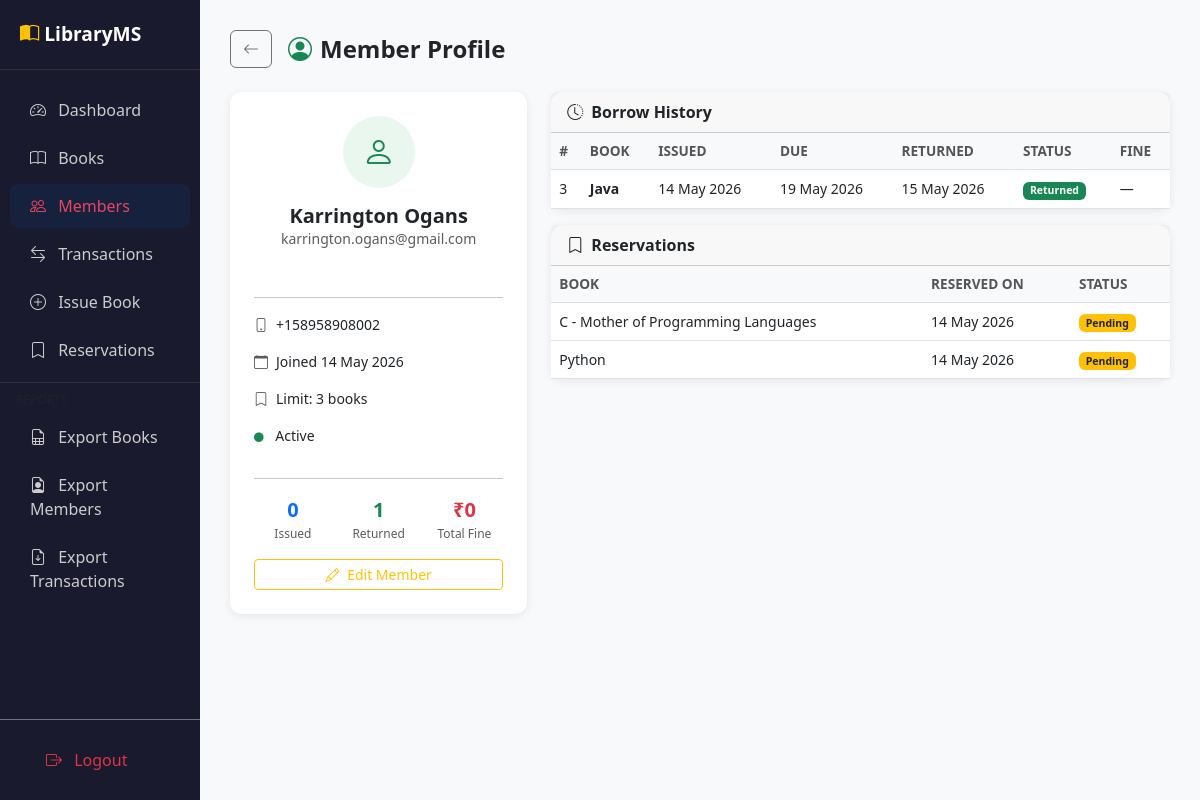
Page /members/profile/2 (signed in) on the committed database.
### app/models.py (models this page shows, shortened)
class Member(db.Model):
    __tablename__ = 'members'
    id = db.Column(db.Integer, primary_key=True)
    name = db.Column(db.String(100), nullable=False)
    email = db.Column(db.String(120), unique=True, nullable=False)
    phone = db.Column(db.String(15))
    membership_date = db.Column(db.DateTime, default=datetime.utcnow)
    is_active = db.Column(db.Boolean, default=True)
    max_books = db.Column(db.Integer, default=3)  # M2: borrowing limit
    transactions = db.relationship('Transaction', backref='member', lazy=True)
    reservations = db.relationship('Reservation', backref='member', lazy=True)
    def currently_issued_count(self):
        return Transaction.query.filter_by(member_id=self.id).filter(
            Transaction.status.in_(['issued', 'overdue'])
        ).count()
    def total_fine(self):
        return sum(t.fine() for t in self.transactions if t.status in ('overdue', 'returned'))

class Transaction(db.Model):
    __tablename__ = 'transactions'
    id = db.Column(db.Integer, primary_key=True)
    book_id = db.Column(db.Integer, db.ForeignKey('books.id'), nullable=False)
    member_id = db.Column(db.Integer, db.ForeignKey('members.id'), nullable=False)
    issue_date = db.Column(db.DateTime, default=datetime.utcnow)
    due_date = db.Column(db.DateTime, nullable=False)
    return_date = db.Column(db.DateTime, nullable=True)
    status = db.Column(db.String(20), default='issued')  # issued / returned / overdue
    def fine(self):
        ref_date = self.return_date if self.return_date else datetime.utcnow()
        if ref_date > self.due_date:
            overdue_days = (ref_date - self.due_date).days
            return round(overdue_days * FINE_PER_DAY, 2)
        return 0.0

class Book(db.Model):
    __tablename__ = 'books'
    id = db.Column(db.Integer, primary_key=True)
    title = db.Column(db.String(200), nullable=False)
    author = db.Column(db.String(100), nullable=False)
    genre = db.Column(db.String(50))
    isbn = db.Column(db.String(20), unique=True)
    total_copies = db.Column(db.Integer, default=1)
    available_copies = db.Column(db.Integer, default=1)
    cover_image = db.Column(db.String(200), nullable=True)
    added_date = db.Column(db.DateTime, default=datetime.utcnow)
    transactions = db.relationship('Transaction', backref='book', lazy=True)
    reservations = db.relationship('Reservation', backref='book', lazy=True)

class Reservation(db.Model):
    __tablename__ = 'reservations'
    id = db.Column(db.Integer, primary_key=True)
    book_id = db.Column(db.Integer, db.ForeignKey('books.id'), nullable=False)
    member_id = db.Column(db.Integer, db.ForeignKey('members.id'), nullable=False)
    reserved_date = db.Column(db.DateTime, default=datetime.utcnow)
    status = db.Column(db.String(20), default='pending')  # pending / fulfilled / cancelled

### app/routes/members.py (the view)
@members_bp.route('/profile/<int:member_id>')
@login_required
def profile(member_id):
    member = Member.query.get_or_404(member_id)
    transactions = Transaction.query.filter_by(member_id=member_id).order_by(Transaction.issue_date.desc()).all()
    reservations = Reservation.query.filter_by(member_id=member_id).order_by(Reservation.reserved_date.desc()).all()
    active_count = member.currently_issued_count()
    total_fine = member.total_fine()
    return render_template('members/profile.html', member=member,
                           transactions=transactions, reservations=reservations,
                           active_count=active_count, total_fine=total_fine)

### app/models.py (called while the page is built)
@login_manager.user_loader
def load_user(user_id):
    return Admin.query.get(int(user_id))

### app/templates/members/profile.html (shortened to what this page needs)
{% extends 'base.html' %}
{% block content %}
<div class="d-flex align-items-center mb-4">
    <a href="{{ url_for('members.index') }}" class="btn btn-outline-secondary me-3"><i class="bi bi-arrow-left"></i></a>
    <h4 class="fw-bold mb-0"><i class="bi bi-person-circle text-success me-2"></i>Member Profile</h4>
</div>
<div class="row g-4 mb-4">
    <div class="col-md-4">
        <div class="card p-4 h-100">
            <div class="text-center mb-3">
                <div style="width:72px;height:72px;background:#e9f7ef;border-radius:50%;display:flex;align-items:center;justify-content:center;margin:0 auto">
                    <i class="bi bi-person fs-2 text-success"></i>
                </div>
                <h5 class="fw-bold mt-3 mb-0">{{ member.name }}</h5>
                <p class="text-muted small">{{ member.email }}</p>
            </div>
            <hr>
            <div class="small">
                <p><i class="bi bi-phone me-2 text-muted"></i>{{ member.phone or 'N/A' }}</p>
                <p><i class="bi bi-calendar me-2 text-muted"></i>Joined {{ member.membership_date.strftime('%d %b %Y') }}</p>
                <p><i class="bi bi-bookmark me-2 text-muted"></i>Limit: {{ member.max_books }} books</p>
                <p>
                    <i class="bi bi-circle-fill me-2 {% if member.is_active %}text-success{% else %}text-secondary{% endif %}" style="font-size:0.6rem"></i>
                    {{ 'Active' if member.is_active else 'Inactive' }}
                </p>
            </div>
            <hr>
            <div class="row text-center g-2">
                <div class="col-4">
                    <div class="fw-bold text-primary fs-5">{{ active_count }}</div>
                    <div class="text-muted" style="font-size:0.75rem">Issued</div>
                </div>
                <div class="col-4">
                    <div class="fw-bold text-success fs-5">{{ transactions|selectattr('status','eq','returned')|list|length }}</div>
                    <div class="text-muted" style="font-size:0.75rem">Returned</div>
                </div>
                <div class="col-4">
                    <div class="fw-bold text-danger fs-5">₹{{ '%.0f'|format(total_fine) }}</div>
                    <div class="text-muted" style="font-size:0.75rem">Total Fine</div>
                </div>
            </div>
            <div class="mt-3">
                <a href="{{ url_for('members.edit', member_id=member.id) }}" class="btn btn-outline-warning btn-sm w-100">
                    <i class="bi bi-pencil me-1"></i> Edit Member
                </a>
            </div>
        </div>
    </div>
    <div class="col-md-8">
        <div class="card mb-3">
            <div class="card-header fw-semibold"><i class="bi bi-clock-history me-2"></i>Borrow History</div>
            <div class="card-body p-0">
                <table class="table table-hover mb-0 small">
                    <thead class="table-light"><tr><th>#</th><th>Book</th><th>Issued</th><th>Due</th><th>Returned</th><th>Status</th><th>Fine</th></tr></thead>
                    <tbody>
                    {% for t in transactions %}
                    <tr>
                        <td>{{ t.id }}</td>
                        <td class="fw-semibold">{{ t.book.title }}</td>
                        <td>{{ t.issue_date.strftime('%d %b %Y') }}</td>
                        <td class="{% if t.status == 'overdue' %}text-danger{% endif %}">{{ t.due_date.strftime('%d %b %Y') }}</td>
                        <td>{{ t.return_date.strftime('%d %b %Y') if t.return_date else '—' }}</td>
                        <td>
                            {% if t.status == 'returned' %}<span class="badge bg-success">Returned</span>
                            {% elif t.status == 'overdue' %}<span class="badge bg-danger">Overdue</span>
                            {% else %}<span class="badge bg-primary">Issued</span>{% endif %}
                        </td>
                        <td>{% if t.fine() > 0 %}<span class="text-danger">₹{{ '%.2f'|format(t.fine()) }}</span>{% else %}—{% endif %}</td>
                    </tr>
                    {% else %}
                    <tr><td colspan="7" class="text-center text-muted py-3">No borrow history.</td></tr>
                    {% endfor %}
                    </tbody>
                </table>
            </div>
        </div>
        {% if reservations %}
        <div class="card">
            <div class="card-header fw-semibold"><i class="bi bi-bookmark me-2"></i>Reservations</div>
            <div class="card-body p-0">
                <table class="table table-hover mb-0 small">
                    <thead class="table-light"><tr><th>Book</th><th>Reserved On</th><th>Status</th></tr></thead>
                    <tbody>
                    {% for r in reservations %}
                    <tr>
                        <td>{{ r.book.title }}</td>
                        <td>{{ r.reserved_date.strftime('%d %b %Y') }}</td>
                        <td>
                            {% if r.status == 'pending' %}<span class="badge bg-warning text-dark">Pending</span>
                            {% elif r.status == 'fulfilled' %}<span class="badge bg-success">Fulfilled</span>
                            {% else %}<span class="badge bg-secondary">Cancelled</span>{% endif %}
                        </td>
                    </tr>
                    {% endfor %}
                    </tbody>
                </table>
            </div>
        </div>
        {% endif %}
    </div>
</div>
{% endblock %}

### app/templates/base.html (style rules this page uses)
body { background-color: #f8f9fa; }
.card { border: none; border-radius: 12px; box-shadow: 0 2px 10px rgba(0,0,0,0.08); }
.table th { font-weight: 600; color: #555; font-size: 0.85rem; text-transform: uppercase; }

### rows in the picture
Member: name "Karrington Ogans", email "karrington.ogans@gmail.com", phone "+158958908002", membership_date "14 May 2026", max_books "3", is_active "Active"
Transaction: id "3", book "Java", issue_date "14 May 2026", due_date "19 May 2026", return_date "15 May 2026", status "Returned"
Reservation: book "C - Mother of Programming Languages", reserved_date "14 May 2026", status "Pending"
Reservation: book "Python", reserved_date "14 May 2026", status "Pending"

### other values in the picture
{{ active_count }} "0"
{{ transactions|selectattr('status','eq','returned')|list|length }} "1"
{{ '%.0f'|format(total_fine) }} "0"
